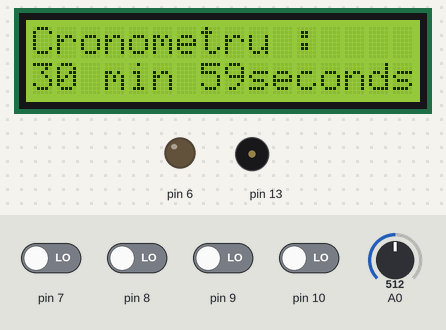
Recording of a sketch running on a simulated Arduino Uno, built with avr-gcc and run on an emulated ATmega328P. Shown: 16×2 character LCD, output pins drawn as LEDs (lit = HIGH), buzzer (waves = sounding). Inputs (shaded band) come from the test bench; at power-on: pin 7–10 LOW, A0 = 512.

Above: at 1.2 s.
1.3 s: pin 10 driven HIGH
At 4.0 s:
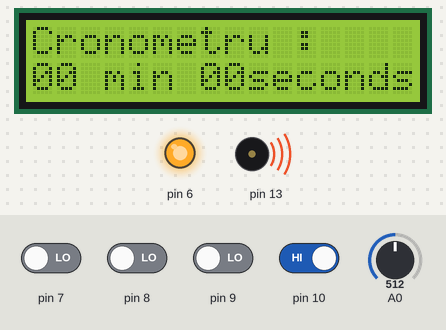
4.5 s: pin 9 driven HIGH
At 5.7 s:
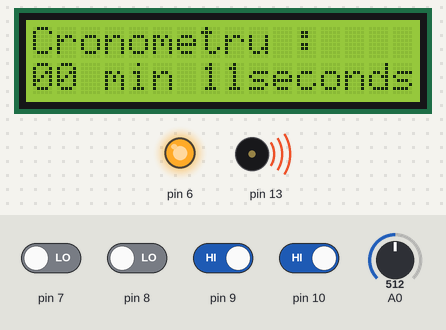
6.5 s: pin 10 driven LOW
At 8.8 s:
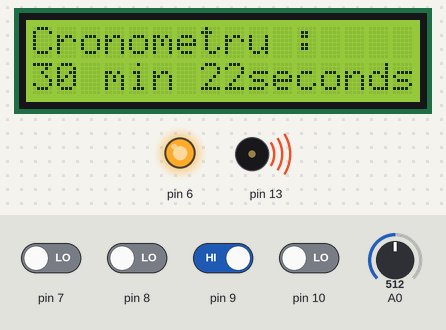
10.5 s: A0 set to 716
At 12.9 s:
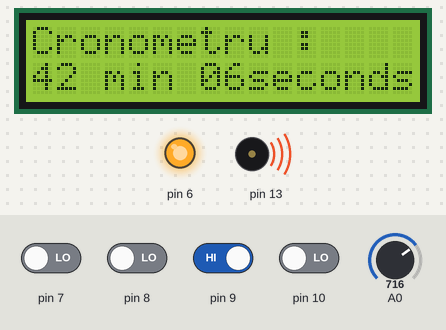
14.6 s: pin 7 driven HIGH
At 17.9 s:
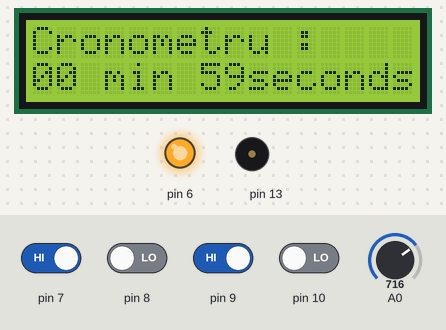
18.7 s: pin 8 driven HIGH
At 20.9 s:
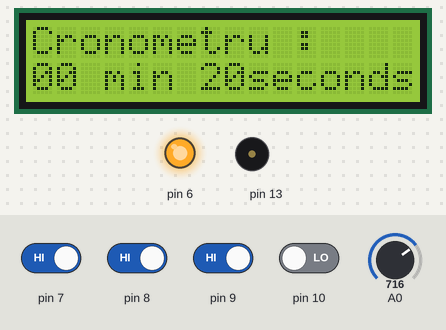
Timing chart, 0 to 22.4 s (numbered marks = the images above; inputs shaded):
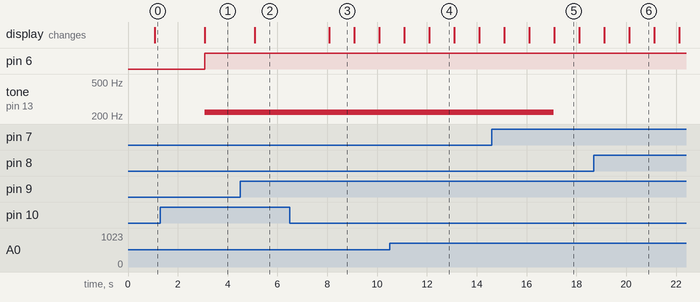

Measured:
- after the input at 1.3 s, pin 6: LOW → HIGH after 1.8 s; tone on pin 13: silent → 220 Hz after 1.8 s; the display: changes after 1.8 s (image 1)
- after the input at 4.5 s, the display: changes after 0.58 s (image 2)
- after the input at 6.5 s, the display: changes after 1.6 s (image 3)
- what the display in image 3 shows lasts 1.0 s, from 8.1 s to 9.1 s

The sketch:

proiect1.ino
```cpp
#include <LiquidCrystal.h>

LiquidCrystal lcd(12, 11, 5, 4, 3, 2);

int minutes;
int seconds=59;
char timeline[16];

int button1=0;
int button2=0;
int stop=0;
int start=0;
int verifSec=0;
int sensorValue=0;


void setup() {

  lcd.begin(16, 2);
  Serial.begin(9600);
  lcd.print("Cronometru :");
  pinMode(8,INPUT);
  pinMode(9,INPUT);
  pinMode(13,OUTPUT);
  pinMode(6,OUTPUT);
  pinMode(10,INPUT);
  pinMode(7,INPUT);
  //minutes=analogRead(A0);

}

void loop() {


  button1=digitalRead(8);
  button2=digitalRead(9);
  stop=digitalRead(10);
  start=digitalRead(7);
  sensorValue=analogRead(A0);


  if(button1==HIGH  && seconds > 10 ) {
    seconds=seconds-9;
  }

  if(button2==HIGH  ) {

    if(seconds<50)
        seconds=seconds+11;

    else {
      		seconds=(seconds+11)%10;
           	minutes++;
         }

  }

  lcd.setCursor(0, 1);
  sprintf(timeline,"%0.2d min %0.2dseconds", minutes, seconds);
  lcd.print(timeline);

  if( start==HIGH ){

     if(seconds>=0)
     {
    	seconds--;
     }

  } else minutes=map(sensorValue, 0, 1023, 0, 60);

  delay(1000);

  if((minutes>0 )&&( seconds == -1))
  {	//delay(1000);
    minutes--;
  	seconds = 59;
   }

  if(stop==HIGH)
    {minutes=0;
     seconds=0;
      }


  if((seconds==-1) &&(minutes!=0))
{
lcd.print(minutes);
lcd.print(seconds);
lcd.clear();
}


  if(seconds==-1) {
     if(minutes!=0)
		{
        lcd.print(minutes);
		lcd.print(seconds);
		lcd.clear();
	}else
     seconds=0;}


 if((seconds==0) && (minutes==0))
   { tone(13,220,10000);
    digitalWrite(6,HIGH);

   }

}
```
